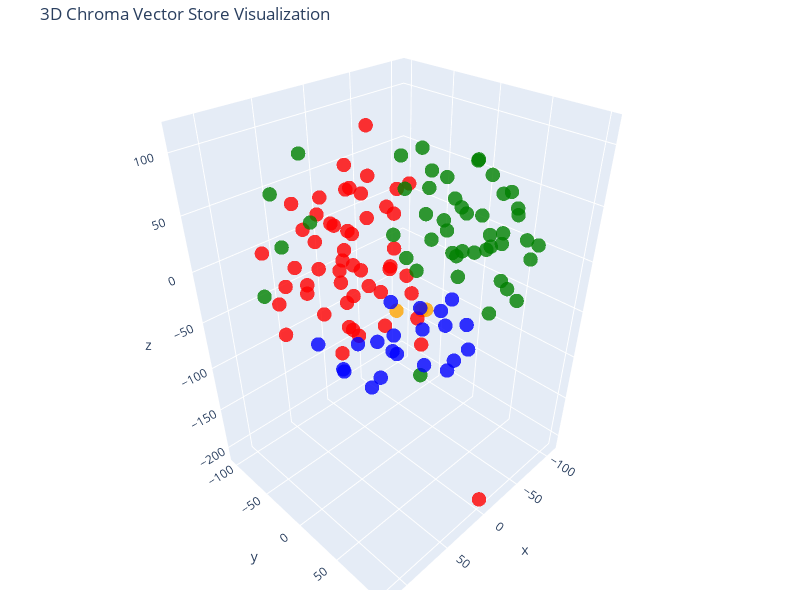

The notebook cell this image was saved under:
### Code cell
# Trying 3D

tsne = TSNE(n_components=3, random_state=42)
reduced_vectors = tsne.fit_transform(vectors)

# Create the 3D scatter plot
fig = go.Figure(data=[go.Scatter3d(
    x=reduced_vectors[:, 0],
    y=reduced_vectors[:, 1],
    z=reduced_vectors[:, 2],
    mode='markers',
    marker=dict(size=5, color=colors, opacity=0.8),
    text=[f"Type: {t}<br>Text: {d[:100]}..." for t, d in zip(doc_types, documents)],
    hoverinfo='text'
)])

fig.update_layout(
    title='3D Chroma Vector Store Visualization',
    scene=dict(xaxis_title='x', yaxis_title='y', zaxis_title='z'),
    width=800,
    height=600,
    margin=dict(r=20, b=10, l=10, t=40)
)

fig.show()

### Figure 1 — Plotly figure (JSON) as saved in the notebook; plotly's stock layout.template omitted (floating-point values rounded to 4 significant figures)
{"data": [{"hoverinfo": "text", "marker": {"color": ["orange", "orange", "orange", "red", "red", "red", "red", "red", "red", "red", "red", "red", "red", "red", "red", "red", "red", "red", "red", "red", "red", "red", "red", "red", "red", "red", "red", "red", "red", "red", "red", "red", "red", "red", "red", "red", "red", "red", "red", "red", "red", "red", "red", "red", "red", "red", "red", "red", "red", "red", "red", "red", "red", "red", "red", "green", "green", "green", "green", "green", "green", "green", "green", "green", "green", "green", "green", "green", "green", "green", "green", "green", "green", "green", "green", "green", "green", "green", "green", "green", "green", "green", "green", "green", "green", "green", "green", "green", "green", "green", "green", "green", "green", "green", "green", "green", "green", "green", "green", "green", "green", "green", "blue", "blue", "blue", "blue", "blue", "blue", "blue", "blue", "blue", "blue", "blue", "blue", "blue", "blue", "blue", "blue", "blue", "blue", "blue", "blue", "blue"], "opacity": 0.8, "size": 5}, "mode": "markers", "text": ["Type: company<br>Text: # About Insurellm\n\nInsurellm was founded by Avery Lancaster in 2015 as an insurance tech startup des...", "Type: company<br>Text: # Careers at Insurellm\n\nInsurellm is hiring! We are looking for talented software engineers, data sc...", "Type: company<br>Text: # Overview of Insurellm\n\nInsurellm is an innovative insurance tech firm with 200 employees across th...", "Type: contracts<br>Text: # Contract with Apex Reinsurance for Rellm: AI-Powered Enterprise Reinsurance Solution\n\n## Terms\n\n1....", "Type: contracts<br>Text: ## Renewal\n\n1. **Automatic Renewal**: This Agreement will automatically renew for successive one-yea...", "Type: contracts<br>Text: 2. **Seamless Integrations**: The architecture of Rellm allows for easy integration with existing sy...", "Type: contracts<br>Text: 1. **Technical Support**: Provider shall offer dedicated technical support to the Client via phone, ...", "Type: contracts<br>Text: **Insurellm, Inc.**  \n_____________________________  \nAuthorized Signature   \nDate: ________________...", "Type: contracts<br>Text: # Contract with Belvedere Insurance for Markellm\n\n## Terms\nThis Contract (\"Agreement\") is made and e...", "Type: contracts<br>Text: ## Renewal\n1. **Renewal Terms**: This Agreement may be renewed for additional one-year terms upon mu...", "Type: contracts<br>Text: ## Features\n1. **AI-Powered Matching**: Belvedere Insurance will benefit from Markellm's AI-powered ...", "Type: contracts<br>Text: ## Support\n1. **Technical Support**: Technical support will be available from 9 AM to 7 PM EST, Mond...", "Type: contracts<br>Text: **Belvedere Insurance**  \nSignature: ______________________  \nName: [Authorized Signatory]  \nTitle: ...", "Type: contracts<br>Text: # Contract with BrightWay Solutions for Markellm\n\n**Contract Date:** October 5, 2023  \n**Contract ID...", "Type: contracts<br>Text: 3. **Service Level Agreement (SLA):**  \n   Insurellm commits to a 99.9% uptime for the platform with...", "Type: contracts<br>Text: 2. **Real-Time Quote Availability:**  \n   Consumers sourced via BrightWay Solutions will receive rea...", "Type: contracts<br>Text: 3. **Training and Onboarding:**  \n   Insurellm agrees to provide one free training session on how to...", "Type: contracts<br>Text: # Contract with EverGuard Insurance for Rellm: AI-Powered Enterprise Reinsurance Solution\n\n**Contrac...", "Type: contracts<br>Text: 4. **Usage Rights**: EverGuard Insurance is granted a non-exclusive, non-transferable license to acc...", "Type: contracts<br>Text: 1. **Core Functionality**: Rellm provides EverGuard Insurance with advanced AI-driven analytics, sea...", "Type: contracts<br>Text: 1. **Customer Support**: Insurellm will provide EverGuard Insurance with 24/7 customer support, incl...", "Type: contracts<br>Text: ---\n\n**Signatures**  \n**For Insurellm**: __________________________  \n**Name**: John Smith  \n**Title...", "Type: contracts<br>Text: # Contract with GreenField Holdings for Markellm\n\n**Effective Date:** November 15, 2023  \n**Contract...", "Type: contracts<br>Text: ## Renewal\n1. **Automatic Renewal**: This contract will automatically renew for sequential one-year ...", "Type: contracts<br>Text: ## Features\n1. **AI-Powered Matching**: Access to advanced algorithms that connect GreenField Holdin...", "Type: contracts<br>Text: ## Support\n1. **Customer Support Access**: The Client will have access to dedicated support through ...", "Type: contracts<br>Text: **Signatures:**  \n_________________________                           _________________________  \n**...", "Type: contracts<br>Text: # Contract with Greenstone Insurance for Homellm\n\n---\n\n## Terms\n\n1. **Parties**: This Contract (\"Agr...", "Type: contracts<br>Text: 4. **Payment Terms**: \n   - The Customer shall pay an amount of $10,000 per month for the Standard T...", "Type: contracts<br>Text: ---\n\n## Features\n\n- **AI-Powered Risk Assessment**: Customer will have access to enhanced risk evalu...", "Type: contracts<br>Text: - **Customer Portal**: A dedicated portal will be provided, allowing the Customer's clients to manag...", "Type: contracts<br>Text: ______________________________  \n[Name], [Title]  \nDate: ______________________\n\n**For Greenstone In...", "Type: contracts<br>Text: # Contract with GreenValley Insurance for Homellm\n\n**Contract Date:** October 6, 2023  \n**Contract N...", "Type: contracts<br>Text: 4. **Confidentiality:** Both parties agree to maintain the confidentiality of proprietary informatio...", "Type: contracts<br>Text: 1. **AI-Powered Risk Assessment:** Access to advanced AI algorithms for real-time risk evaluations.\n...", "Type: contracts<br>Text: 3. **Regular Updates:** Insurellm will offer ongoing updates and enhancements to the Homellm platfor...", "Type: contracts<br>Text: # Contract with Pinnacle Insurance Co. for Homellm\n\n## Terms\nThis contract (\"Contract\") is entered i...", "Type: contracts<br>Text: ## Renewal\n1. **Renewal Terms**: At the end of the initial term, this Contract shall automatically r...", "Type: contracts<br>Text: ## Features\n1. **AI-Powered Risk Assessment**: Utilized for tailored underwriting decisions specific...", "Type: contracts<br>Text: ## Support\n1. **Technical Support**: Insurellm shall provide 24/7 technical support via an email and...", "Type: contracts<br>Text: # Contract with Roadway Insurance Inc. for Carllm\n\n---\n\n## Terms\n\n1. **Agreement Effective Date**: T...", "Type: contracts<br>Text: ---\n\n## Renewal\n\n1. **Automatic Renewal**: This agreement will automatically renew for an additional...", "Type: contracts<br>Text: ---\n\n## Features\n\n1. **Access to Core Features**: Roadway Insurance Inc. will have access to all Pro...", "Type: contracts<br>Text: ---\n\n## Support\n\n1. **Technical Support**: Roadway Insurance Inc. will receive priority technical su...", "Type: contracts<br>Text: # Contract with Stellar Insurance Co. for Rellm\n\n## Terms\nThis contract is made between **Insurellm*...", "Type: contracts<br>Text: ### Termination\nEither party may terminate this agreement with a **30-day written notice**. In the e...", "Type: contracts<br>Text: ## Features\nStellar Insurance Co. will receive access to the following features of the Rellm product...", "Type: contracts<br>Text: ## Support\nInsurellm provides Stellar Insurance Co. with the following support services:\n\n- **24/7 T...", "Type: contracts<br>Text: # Contract with TechDrive Insurance for Carllm\n\n**Contract Date:** October 1, 2024  \n**Contract Dura...", "Type: contracts<br>Text: ## Renewal\n\n1. **Automatic Renewal**: This contract shall automatically renew for additional one-yea...", "Type: contracts<br>Text: ## Support\n\n1. **Customer Support**: Insurellm will provide 24/7 customer support to TechDrive Insur...", "Type: contracts<br>Text: **TechDrive Insurance Representative:**  \nName: Sarah Johnson  \nTitle: Operations Director  \nDate: _...", "Type: contracts<br>Text: # Contract with Velocity Auto Solutions for Carllm\n\n**Contract Date:** October 1, 2023  \n**Contract ...", "Type: contracts<br>Text: ## Renewal\n\n1. **Automatic Renewal**: This contract will automatically renew for successive 12-month...", "Type: contracts<br>Text: ## Support\n\n1. **Customer Support**: Velocity Auto Solutions will have access to Insurellm’s custome...", "Type: employees<br>Text: # HR Record\n\n# Alex Chen\n\n## Summary\n- **Date of Birth:** March 15, 1990  \n- **Job Title:** Backend ...", "Type: employees<br>Text: ## Annual Performance History\n- **2020:**  \n  - Completed onboarding successfully.  \n  - Met expecta...", "Type: employees<br>Text: ## Compensation History\n- **2020:** Base Salary: $80,000  \n- **2021:** Base Salary Increase to $90,0...", "Type: employees<br>Text: Alex Chen continues to be a vital asset at Insurellm, contributing significantly to innovative backe...", "Type: employees<br>Text: # HR Record\n\n# Alex Harper\n\n## Summary\n- **Date of Birth**: March 15, 1993  \n- **Job Title**: Sales ...", "Type: employees<br>Text: ## Annual Performance History  \n- **2021**:  \n  - **Performance Rating**: 4.5/5  \n  - **Key Achievem...", "Type: employees<br>Text: - **2022**:  \n  - **Base Salary**: $65,000 (Promotion to Senior SDR)  \n  - **Bonus**: $13,000 (20% o...", "Type: employees<br>Text: # HR Record\n\n# Alex Thomson\n\n## Summary\n- **Date of Birth:** March 15, 1995  \n- **Job Title:** Sales...", "Type: employees<br>Text: ## Annual Performance History  \n- **2022** - Rated as \"Exceeds Expectations.\" Alex Thomson achieved ...", "Type: employees<br>Text: ## Other HR Notes\n- Alex Thomson is an active member of the Diversity and Inclusion committee at Ins...", "Type: employees<br>Text: # Avery Lancaster\n\n## Summary\n- **Date of Birth**: March 15, 1985  \n- **Job Title**: Co-Founder & Ch...", "Type: employees<br>Text: - **2010 - 2013**: Business Analyst at Edge Analytics  \n  Prior to joining Innovate, Avery worked as...", "Type: employees<br>Text: - **2018**: **Exceeds Expectations**  \n  Under Avery’s pivoted vision, Insurellm launched two new su...", "Type: employees<br>Text: - **2022**: **Satisfactory**  \n  Avery focused on rebuilding team dynamics and addressing employee c...", "Type: employees<br>Text: ## Compensation History\n- **2015**: $150,000 base salary + Significant equity stake  \n- **2016**: $1...", "Type: employees<br>Text: ## Other HR Notes\n- **Professional Development**: Avery has actively participated in leadership trai...", "Type: employees<br>Text: # HR Record\n\n# Emily Carter\n\n## Summary\n- **Date of Birth:** August 12, 1990  \n- **Job Title:** Acco...", "Type: employees<br>Text: - **2017-2019:** Marketing Intern  \n  - Assisted with market research and campaign development for s...", "Type: employees<br>Text: ## Compensation History\n| Year | Base Salary | Bonus         | Total Compensation |\n|------|--------...", "Type: employees<br>Text: Emily Carter exemplifies the kind of talent that drives Insurellm's success and is an invaluable ass...", "Type: employees<br>Text: # HR Record\n\n# Emily Tran\n\n## Summary\n- **Date of Birth:** March 18, 1991  \n- **Job Title:** Digital...", "Type: employees<br>Text: - **January 2017 - May 2018**: Marketing Intern  \n  - Supported the Marketing team by collaborating ...", "Type: employees<br>Text: - **2021**:  \n  - Performance Rating: Meets Expectations  \n  - Key Achievements: Contributed to the ...", "Type: employees<br>Text: - **Professional Development Goals**:  \n  - Emily Tran aims to become a Marketing Manager within the...", "Type: employees<br>Text: # HR Record\n\n# Jordan Blake\n\n## Summary\n- **Date of Birth:** March 15, 1993  \n- **Job Title:** Sales...", "Type: employees<br>Text: ## Annual Performance History\n- **2021:** First year at Insurellm; achieved 90% of monthly targets. ...", "Type: employees<br>Text: ## Other HR Notes\n- Jordan has shown an interest in continuing education, actively participating in ...", "Type: employees<br>Text: # HR Record\n\n# Jordan K. Bishop\n\n## Summary\n- **Date of Birth:** March 15, 1990\n- **Job Title:** Fro...", "Type: employees<br>Text: ## Annual Performance History\n- **2019:** Exceeds Expectations - Continuously delivered high-quality...", "Type: employees<br>Text: ## Compensation History\n- **June 2018:** Starting Salary - $85,000\n- **June 2019:** Salary Increase ...", "Type: employees<br>Text: ## Other HR Notes\n- Jordan K. Bishop has been an integral part of club initiatives, including the In...", "Type: employees<br>Text: # HR Record\n\n# Maxine Thompson\n\n## Summary\n- **Date of Birth:** January 15, 1991  \n- **Job Title:** ...", "Type: employees<br>Text: ## Insurellm Career Progression\n- **January 2017 - October 2018**: **Junior Data Engineer**  \n  * Ma...", "Type: employees<br>Text: ## Annual Performance History\n- **2017**: *Meets Expectations*  \n  Maxine showed potential in her ro...", "Type: employees<br>Text: - **2021**: *Exceeds Expectations*  \n  Maxine spearheaded the transition to a new data warehousing s...", "Type: employees<br>Text: ## Compensation History\n- **2017**: $70,000 (Junior Data Engineer)  \n- **2018**: $75,000 (Junior Dat...", "Type: employees<br>Text: # HR Record\n\n# Oliver Spencer\n\n## Summary\n- **Date of Birth**: May 14, 1990  \n- **Job Title**: Backe...", "Type: employees<br>Text: ## Annual Performance History\n- **2018**: **3/5** - Adaptable team player but still learning to take...", "Type: employees<br>Text: ## Compensation History\n- **March 2018**: Initial salary of $80,000.\n- **July 2019**: Salary increas...", "Type: employees<br>Text: # Samantha Greene\n\n## Summary\n- **Date of Birth:** October 14, 1990\n- **Job Title:** HR Generalist\n-...", "Type: employees<br>Text: ## Annual Performance History\n- **2020:** Exceeds Expectations  \n  Samantha Greene demonstrated exce...", "Type: employees<br>Text: ## Compensation History\n- **2020:** Base Salary - $55,000  \n  The entry-level salary matched industr...", "Type: employees<br>Text: - **2023:** Base Salary - $70,000  \n  Recognized for substantial improvement in employee relations m...", "Type: employees<br>Text: # HR Record\n\n# Samuel Trenton\n\n## Summary\n- **Date of Birth:** April 12, 1989  \n- **Job Title:** Sen...", "Type: employees<br>Text: ## Annual Performance History\n- **2023:** Rating: 4.5/5  \n  *Samuel exceeded expectations, successfu...", "Type: employees<br>Text: ## Compensation History\n- **2023:** Base Salary: $115,000 + Bonus: $15,000  \n  *Annual bonus based o...", "Type: employees<br>Text: - **Engagement in Company Culture:** Regularly participates in team-building events and contributes ...", "Type: products<br>Text: # Product Summary\n\n# Carllm\n\n## Summary\n\nCarllm is an innovative auto insurance product developed by...", "Type: products<br>Text: - **Instant Quoting**: With Carllm, insurance companies can offer near-instant quotes to customers, ...", "Type: products<br>Text: - **Mobile Integration**: Carllm is designed to work seamlessly with mobile applications, providing ...", "Type: products<br>Text: - **Professional Tier**: $2,500/month\n  - For medium-sized companies.\n  - All Basic Tier features pl...", "Type: products<br>Text: ### Q2 2025: Customer Experience Improvements\n- Launch of a new **mobile app** for end-users.\n- Intr...", "Type: products<br>Text: # Product Summary\n\n# Homellm\n\n## Summary\nHomellm is an innovative home insurance product developed b...", "Type: products<br>Text: ### 2. Dynamic Pricing Model\nWith Homellm's innovative dynamic pricing model, insurance providers ca...", "Type: products<br>Text: ### 5. Multi-Channel Integration\nHomellm seamlessly integrates into existing insurance platforms, pr...", "Type: products<br>Text: - **Basic Tier:** Starting at $5,000/month for small insurers with basic integration features.\n- **S...", "Type: products<br>Text: All tiers include a comprehensive training program and ongoing updates to ensure optimal performance...", "Type: products<br>Text: With Homellm, Insurellm is committed to transforming the landscape of home insurance, ensuring both ...", "Type: products<br>Text: # Product Summary\n\n# Markellm\n\n## Summary\n\nMarkellm is an innovative two-sided marketplace designed ...", "Type: products<br>Text: - **User-Friendly Interface**: Designed with user experience in mind, Markellm features an intuitive...", "Type: products<br>Text: - **Customer Support**: Our dedicated support team is always available to assist both consumers and ...", "Type: products<br>Text: ### For Insurance Companies:\n- **Basic Listing Fee**: $199/month for a featured listing on the platf...", "Type: products<br>Text: ### Q3 2025\n- Initiate a comprehensive marketing campaign targeting both consumers and insurers to i...", "Type: products<br>Text: # Product Summary\n\n# Rellm: AI-Powered Enterprise Reinsurance Solution\n\n## Summary\n\nRellm is an inno...", "Type: products<br>Text: ### Seamless Integrations\nRellm's architecture is designed for effortless integration with existing ...", "Type: products<br>Text: ### Regulatory Compliance Tools\nRellm includes built-in compliance tracking features to help organiz...", "Type: products<br>Text: Join the growing number of organizations leveraging Rellm to enhance their reinsurance processes whi...", "Type: products<br>Text: Experience the future of reinsurance with Rellm, where innovation meets reliability. Let Insurellm h..."], "type": "scatter3d", "x": [17.87, 38.29, 36.83, 20.53, 9.878, 88.64, 66.0, 15.61, -14.01, 47.31, -31.41, 43.5, 43.16, 118.0, -41.88, -41.68, -29.2, 31.94, 45.85, 60.42, 7.561, 15.51, -36.97, 45.56, -54.43, 43.15, 9.877, -43.15, 73.08, 27.67, 48.98, 11.11, 19.33, 21.6, -25.11, 46.7, 28.56, 42.15, 10.22, -45.61, 5.868, 73.55, 6.218, -5.994, 61.24, 61.18, 79.66, 64.53, -19.68, 6.392, 51.82, -28.91, 2.292, -3.587, -13.78, 92.75, -77.22, 89.11, 1.405, -25.74, -29.02, -22.25, -6.264, -47.6, -22.74, -3.244, -66.14, -89.78, -86.04, -39.17, 103.9, -57.1, -74.08, -41.02, 18.31, -72.12, 67.35, -56.44, -81.38, -30.05, -0.5706, -39.73, -33.44, -93.57, 15.23, -39.49, -36.64, 1.284, -108.8, 58.91, -3.444, -33.92, -97.84, 3.293, -72.06, -86.05, -39.44, -59.47, -50.36, -91.68, -17.0, -73.1, 21.99, 9.457, -2.727, -23.51, -8.675, 23.35, 15.86, 42.94, 42.35, 49.64, 32.48, -15.78, -19.19, -45.92, -51.02, -34.24, 57.54, 81.78, 79.58, 12.45, 53.97], "y": [46.21, 59.87, 32.91, -34.48, -26.02, 28.48, 9.239, -19.49, -25.32, -96.82, -15.93, -7.681, -13.16, 2.187, -12.08, -17.64, -48.61, -11.92, -14.39, 8.659, 16.54, 8.785, -43.75, -82.41, -44.71, 39.19, -33.7, -85.68, -87.32, -34.94, -41.66, -51.23, -74.73, -55.34, -49.46, -64.43, -102.4, -72.32, -42.22, -62.19, -103.3, -70.01, -52.08, -84.74, -28.17, -45.08, -1.479, 1.961, -86.87, -64.8, 40.97, -92.41, -83.62, 99.12, -53.69, -28.62, 30.85, 2.948, 19.98, 22.75, 67.32, 47.64, 20.21, 49.98, 42.68, -10.8, 0.06395, -7.611, -24.09, 101.9, -42.33, 7.135, 69.76, 72.76, 24.83, -15.14, -74.38, 70.47, -40.93, 2.543, 57.83, -14.74, -27.6, 8.833, 86.03, -38.17, 91.07, 93.09, 34.82, -44.75, 97.23, 3.287, 29.51, 63.02, 17.05, 34.21, 41.54, 41.03, -18.54, 64.38, 85.51, 56.86, 49.57, 69.84, 53.62, 58.1, 44.1, 14.86, -11.68, -6.412, 8.85, -18.25, 25.46, 9.218, 9.591, 7.152, 33.49, 28.7, 36.04, 20.03, -12.3, 1.838, 50.4], "z": [-12.37, 4.275, -10.57, -5.714, 112.4, -25.25, 44.63, 76.75, -17.58, -43.33, -49.25, 42.49, 76.52, -6.717, -111.0, -82.93, -101.0, 4.023, -21.64, -29.02, 79.4, 55.29, -16.57, -18.12, -53.46, 93.84, 55.79, -78.45, 5.322, -66.0, 48.49, 74.71, 41.83, 23.8, -60.52, 25.97, 29.72, -41.56, -88.74, 15.42, -16.44, -36.75, -51.47, -44.1, 10.74, -11.79, -9.805, 13.31, -8.497, -19.69, 36.49, 29.21, 8.256, -207.5, 18.66, 42.3, 10.3, 72.6, 4.164, 39.86, 32.72, 55.76, -108.4, 15.61, -2.119, 22.81, -15.11, -26.04, -9.462, 43.5, -1.58, 42.73, 21.52, 75.25, 24.92, 50.06, 60.55, 50.35, 45.51, 59.35, 32.32, 84.88, 47.78, 14.9, 53.19, 71.97, -8.803, -0.8914, 25.41, 99.25, 27.03, 11.99, -6.99, 74.95, 75.03, 46.35, 90.55, 73.05, 21.85, -5.766, 55.58, -30.41, -63.2, -54.04, -81.12, -67.8, -42.44, -67.52, -76.12, -60.92, -99.76, -93.89, -40.58, -45.31, -69.95, -64.33, -69.01, -35.96, -63.15, -49.66, -44.38, -29.13, -33.24]}], "layout": {"height": 600, "margin": {"b": 10, "l": 10, "r": 20, "t": 40}, "scene": {"xaxis": {"title": {"text": "x"}}, "yaxis": {"title": {"text": "y"}}, "zaxis": {"title": {"text": "z"}}}, "title": {"text": "3D Chroma Vector Store Visualization"}, "width": 800}}
